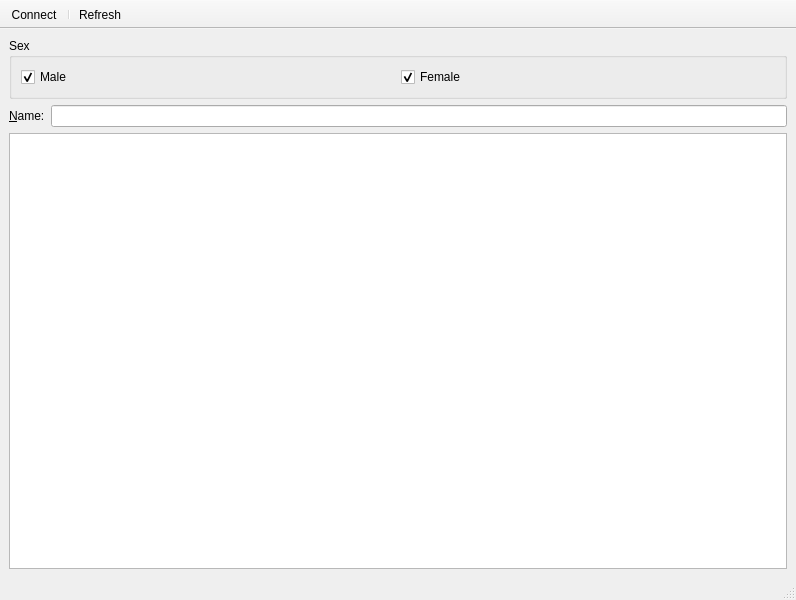
<?xml version="1.0" encoding="UTF-8"?>
<ui version="4.0">
 <class>MainWindow</class>
 <widget class="QMainWindow" name="MainWindow">
  <property name="geometry">
   <rect>
    <x>0</x>
    <y>0</y>
    <width>796</width>
    <height>600</height>
   </rect>
  </property>
  <property name="windowTitle">
   <string>Index Inspector</string>
  </property>
  <property name="windowIcon">
   <iconset resource="../resources.qrc">
    <normaloff>:/program/art/toolbar/logo.svg</normaloff>:/program/art/toolbar/logo.svg</iconset>
  </property>
  <property name="styleSheet">
   <string notr="true"/>
  </property>
  <widget class="QWidget" name="centralwidget">
   <property name="styleSheet">
    <string notr="true"/>
   </property>
   <layout class="QVBoxLayout" name="verticalLayout">
    <item>
     <widget class="QGroupBox" name="groupBox">
      <property name="title">
       <string>Sex</string>
      </property>
      <layout class="QHBoxLayout" name="horizontalLayout">
       <item>
        <widget class="QCheckBox" name="chkMale">
         <property name="text">
          <string>Male</string>
         </property>
         <property name="checked">
          <bool>true</bool>
         </property>
         <property name="filterValue" stdset="0">
          <string>M</string>
         </property>
         <property name="filterAttribute" stdset="0">
          <string>sex</string>
         </property>
        </widget>
       </item>
       <item>
        <widget class="QCheckBox" name="chkFemale">
         <property name="text">
          <string>Female</string>
         </property>
         <property name="checked">
          <bool>true</bool>
         </property>
         <property name="filterValue" stdset="0">
          <string>F</string>
         </property>
         <property name="filterAttribute" stdset="0">
          <string>sex</string>
         </property>
        </widget>
       </item>
      </layout>
     </widget>
    </item>
    <item>
     <layout class="QFormLayout" name="formLayout">
      <property name="sizeConstraint">
       <enum>QLayout::SetMinimumSize</enum>
      </property>
      <item row="0" column="0">
       <widget class="QLabel" name="lblName">
        <property name="text">
         <string>&amp;Name:</string>
        </property>
        <property name="buddy">
         <cstring>txtName</cstring>
        </property>
       </widget>
      </item>
      <item row="0" column="1">
       <widget class="QLineEdit" name="txtName">
        <property name="filterAttribute" stdset="0">
         <string>name</string>
        </property>
       </widget>
      </item>
     </layout>
    </item>
    <item>
     <widget class="QTableView" name="tableView"/>
    </item>
   </layout>
  </widget>
  <widget class="QStatusBar" name="statusbar"/>
  <widget class="QToolBar" name="toolBar">
   <property name="windowTitle">
    <string>toolBar</string>
   </property>
   <property name="movable">
    <bool>false</bool>
   </property>
   <attribute name="toolBarArea">
    <enum>TopToolBarArea</enum>
   </attribute>
   <attribute name="toolBarBreak">
    <bool>false</bool>
   </attribute>
   <addaction name="actionConnect"/>
   <addaction name="separator"/>
   <addaction name="actionRefresh"/>
  </widget>
  <action name="actionConnect">
   <property name="icon">
    <iconset resource="../resources.qrc">
     <normaloff>:/toolbar/art/feather/database.svg</normaloff>:/toolbar/art/feather/database.svg</iconset>
   </property>
   <property name="text">
    <string>Connect</string>
   </property>
   <property name="toolTip">
    <string>Connect to a database</string>
   </property>
  </action>
  <action name="actionExit">
   <property name="text">
    <string>Exit</string>
   </property>
  </action>
  <action name="actionRefresh">
   <property name="icon">
    <iconset resource="../resources.qrc">
     <normaloff>:/toolbar/art/feather/refresh-cw.svg</normaloff>:/toolbar/art/feather/refresh-cw.svg</iconset>
   </property>
   <property name="text">
    <string>Refresh</string>
   </property>
   <property name="toolTip">
    <string>Reload data</string>
   </property>
  </action>
 </widget>
 <resources>
  <include location="../resources.qrc"/>
 </resources>
 <connections/>
</ui>
